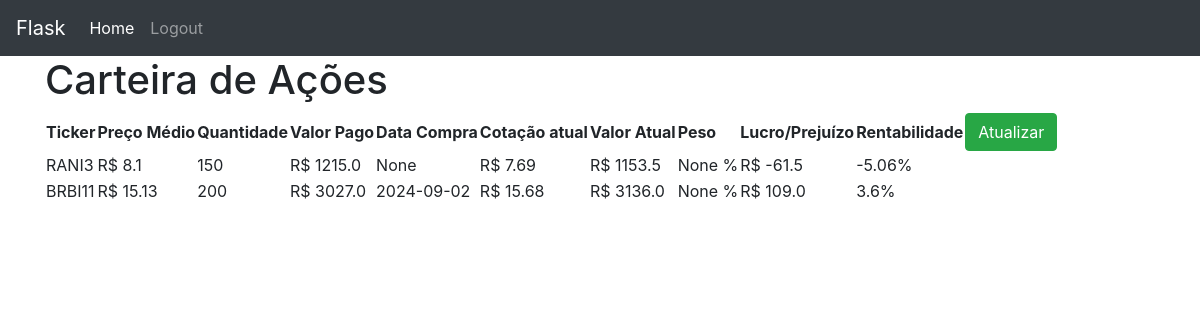
Screenshot of /carteira (signed in) with the database file from the repository.
### website/models.py (models this page shows, shortened)
class Acao(db.Model):
    id = db.Column(db.Integer, primary_key=True)
    usuario_id = db.Column(db.Integer, db.ForeignKey('usuario.id'))
    ticker = db.Column(db.String(10))
    preco_medio = db.Column(db.Float)
    quantidade = db.Column(db.Integer)
    valor_pago = db.Column(db.Float)
    data_compra_inicial = db.Column(db.Date)
    preco_atual = db.Column(db.Float)
    valor_atual = db.Column(db.Float)
    peso = db.Column(db.Float)
    lucro_prejuizo = db.Column(db.Float)
    rentabilidade = db.Column(db.Float)
    status = db.Column(db.String(10))
    investidor10 = db.Column(db.String)
    trading_view = db.Column(db.String)
    total_dividendos = db.Column(db.Float)
    retorno_dividendos = db.Column(db.Float)

### website/views.py (the view)
@views.route('/carteira', methods=["GET","POST"])
@login_required
def carteira():
    acoes = Acao.query.filter_by(usuario_id=current_user.id).order_by(desc(Acao.peso))
    carteira = Carteira.query.filter_by(usuario_id=current_user.id).first()
    return render_template("Carteira/carteira.html", usuario=current_user, acoes=acoes, carteira=carteira)

### website/__init__.py (called while the page is built)
def create_app():
    app = Flask(__name__)
    app.config['SECRET_KEY'] = 'você não vai advinhar'
    app.config['SQLALCHEMY_DATABASE_URI'] = f'sqlite:///{DB_NAME}'
    db.init_app(app)
    admin.init_app(app)
    migrate = Migrate(app, db)
    from .views import views
    from .auth import auth
    app.register_blueprint(views, url_prefix='/')
    app.register_blueprint(auth, url_prefix='/')
    from .models import Usuario
    login_manager = LoginManager()
    login_manager.login_view = 'auth.login'
    login_manager.login_message= 'Faça o login para acessar esta página.'
    login_manager.init_app(app)
    @login_manager.user_loader
    def load_user(id):
        return Usuario.query.get(int(id))
    create_database(app)
    return app

### website/templates/Carteira/carteira.html (shortened to what this page needs)
{% extends "base.html" %}
{% block content %}
    <h1>Carteira de Ações</h1>
    <table class="">
        <thead>
            <th>Ticker</th>
            <th>Preço Médio</th>
            <th>Quantidade</th>
            <th>Valor Pago</th>
            <th>Data Compra</th>
            <th>Cotação atual</th>
            <th>Valor Atual</th>
            <th>Peso</th>
            <th>Lucro/Prejuízo</th>
            <th>Rentabilidade</th>
            <th><a class="btn btn-success" href="/atualiza-Acoes">Atualizar</a></th>
        </thead>
        {% for acao in acoes %}
            <tr>
                {% if acao.status == "lucro" %}
                    <td class="lucro">{{ acao.ticker }}</td>
                {% elif acao.status == "zero" %}
                    <td class="zero">{{ acao.ticker }}</td>
                {% else %}
                    <td class="prejuizo">{{ acao.ticker }}</td>
                {% endif %}
                <td>R$ {{ acao.preco_medio }}</td>
                <td>{{ acao.quantidade }}</td>
                <td>R$ {{ acao.valor_pago }}</td>
                <td>{{ acao.data_compra_inicial}}</td>
                <td class="preco_acao">R$ {{ acao.preco_atual }}</td>
                <td>R$ {{ acao.valor_atual }}</td>
                <td>{{acao.peso}} %</td>
                {% if acao.status == "lucro" %}
                    <td class="lucro">R$ {{ acao.lucro_prejuizo  }}</td>
                    <td class="lucro">{{ acao.rentabilidade }}% </td>
                {% elif acao.status == "zero" %}
                    <td class="zero">R$ {{ acao.lucro_prejuizo  }}</td>
                    <td class="zero">{{ acao.rentabilidade }}% </td>
                {% else %}
                    <td class="prejuizo">R$ {{ acao.lucro_prejuizo  }}</td>
                    <td class="prejuizo">{{ acao.rentabilidade }}% </td>
                {% endif %}
            </tr>
        {% endfor %}
    </table>
{% endblock %}

### website/templates/base.html (shortened to what this page needs)
<!doctype html>
<html lang="pt-BR">
  <head>
    <link rel="stylesheet" href="https://cdn.jsdelivr.net/npm/bootstrap@4.6.2/dist/css/bootstrap.min.css"
>
  </head>
  <body>
    <nav class="navbar navbar-expand-lg navbar-dark bg-dark">
        {% if usuario %}
        <a class="navbar-brand" href="/">Flask</a>
        {% else %}
        <a class="navbar-brand" href="/home">Flask</a>
        {% endif %}
        <div class="collapse navbar-collapse" id="navbarNav">
          <ul class="navbar-nav">
            {% if usuario %}
            <li class="nav-item active">
              <a class="nav-link" href="/">Home <span class="sr-only">(current)</span></a>
            </li>
            <li class="nav-item">
                <a class="nav-link" href="/logout">Logout</a>
            </li>
            {% endif %}
          </ul>
        </div>
      </nav>
    <div class="container">
    {% block content %}
    {% endblock %}
    </div>
  </body>
</html>

### rows the page displays
Acao: ticker "RANI3", preco_medio "8.1", quantidade "150", valor_pago "1215.0", data_compra_inicial "None", preco_atual "7.69", valor_atual "1153.5", peso "None", lucro_prejuizo "-61.5", rentabilidade "-5.06"
Acao: ticker "BRBI11", preco_medio "15.13", quantidade "200", valor_pago "3027.0", data_compra_inicial "2024-09-02", preco_atual "15.68", valor_atual "3136.0", peso "None", lucro_prejuizo "109.0", rentabilidade "3.6"
